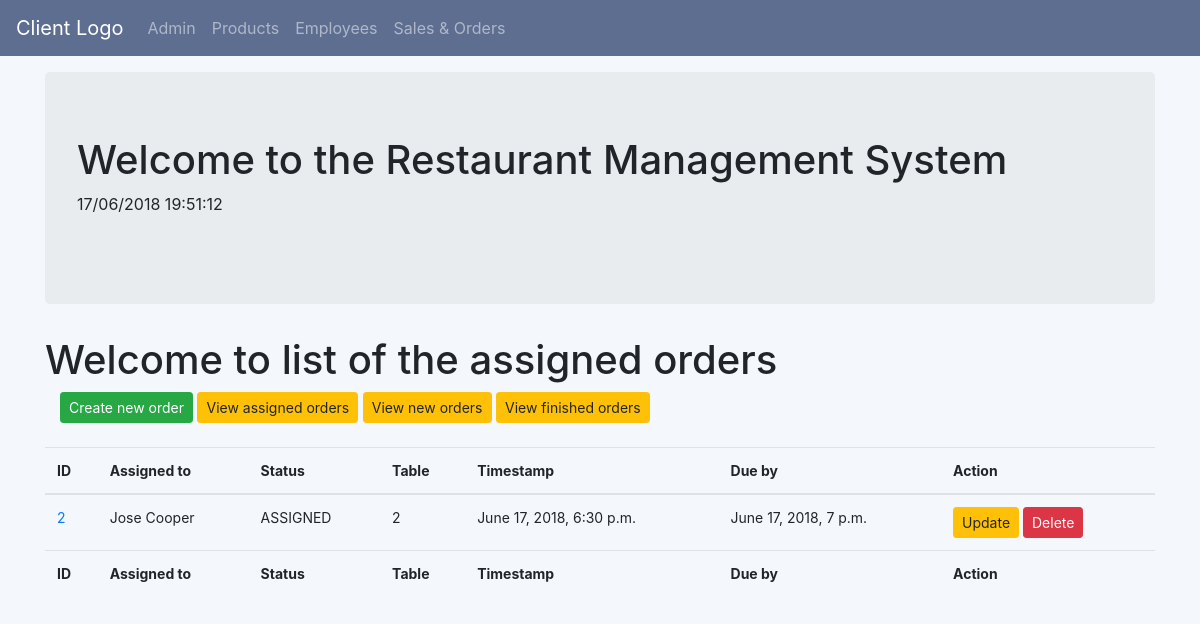
The app's page /oms/assignedorderlist/ with its own data.
### oms/models.py (models this page shows, shortened)
class Order (models.Model):
    STATUS_CHOICES = (
    ('NEW','NEW'),
    ('ASSIGNED','ASSIGNED'),
    ('FINISHED','FINISHED'),
    ('CLOSED','CLOSED'),
    )
    assigned = models.ForeignKey(Employee,on_delete=models.CASCADE, related_name='assigned', verbose_name='Assigned to')
    status = models.CharField(
        max_length=256,
        choices=STATUS_CHOICES,
        default='NEW',
    )
    total = models.DecimalField(max_digits=5, decimal_places=2)
    product = models.ManyToManyField(Product)
    table = models.PositiveIntegerField(validators=[MaxValueValidator(15),])
    timestamp = models.DateTimeField(default=timezone.now())
    due_date = models.DateTimeField(default=timezone.now()+timedelta(minutes=30))
    @property
    def total(self):
        result = self.product.aggregate(Sum('price'))
        return result['price__sum']

class Employee(models.Model):
    fname = models.CharField(blank=True, max_length=100, verbose_name='First name')
    lname = models.CharField(blank=True, max_length=100, verbose_name='Last name')
    country = CountryField()
    address = models.CharField(blank=True, max_length=100, verbose_name='Postal address')
    telephone = models.IntegerField(null=True, blank=True)
    active = models.BooleanField(default=True, verbose_name='Is active')
    def __str__(self):
        return self.fname +' '+ self.lname

### oms/views.py (the view)
# urls.py: path('assignedorderlist/',views.AssignedOrderListView.as_view(),name='assigned_order_list'),
class AssignedOrderListView(ListView):
    context_object_name = 'orders'
    model = models.Order
    queryset = Order.objects.order_by('id')
    queryset = Order.objects.filter(status='ASSIGNED')
    template_name = 'oms/assigned_order_list.html'

### oms/templates/oms/assigned_order_list.html
{% extends "oms/oms_base.html" %}
{% block body_block %}
<h1>Welcome to list of the assigned orders</h1>
<div class="container">
    <a class = 'btn btn-success btn-sm 'href="{% url 'oms:order_create'%}">Create new order</a>
    <a class = 'btn btn-warning btn-sm 'href="{% url 'oms:assigned_order_list'%}">View assigned orders</a>
    <a class = 'btn btn-warning btn-sm 'href="{% url 'oms:new_order_list'%}">View new orders</a>
    <a class = 'btn btn-warning btn-sm 'href="{% url 'oms:finished_order_list'%}">View finished orders</a>
    <br></br>
</div>
    <table style="font-size:14px;" class="table table-hover" style='width:100%'>
        <thead>
            <tr>
                <th>ID</th>
                <th>Assigned to</th>
                <th>Status</th>
                <th>Table</th>
                <th>Timestamp</th>
                <th>Due by</th>
                <th>Action</th>
            </tr>
        </thead>
        <tbody>
            {% for order in orders %}
            <tr>
                <td> <a href="{{order.id}}">{{order.id}}</a></td>
                <td> {{order.assigned}}
                <td> {{order.status}} </td>
                <td> {{order.table}} </td>
                <td> {{order.timestamp}} </td>
                <td> {{order.due_date}} </td>
                <td>
                    <a class = 'btn btn-warning btn-sm' href="{% url 'oms:order_update' pk=order.pk %}">Update</a>
                    <a class = 'btn btn-danger btn-sm' href="{% url 'oms:order_delete' pk=order.pk %}">Delete</a>
                </td>
            </tr>
            {% endfor %}
        </tbody>
        <tfoot>
            <tr>
                <th>ID</th>
                <th>Assigned to</th>
                <th>Status</th>
                <th>Table</th>
                <th>Timestamp</th>
                <th>Due by</th>
                <th>Action</th>
            </tr>
       </tfoot>
    </table>
{% endblock %}

### records on screen
Order: id "2", assigned "Jose Cooper", status "ASSIGNED", table "2", timestamp "June 17, 2018, 6:30 p.m.", due_date "June 17, 2018, 7 p.m."
